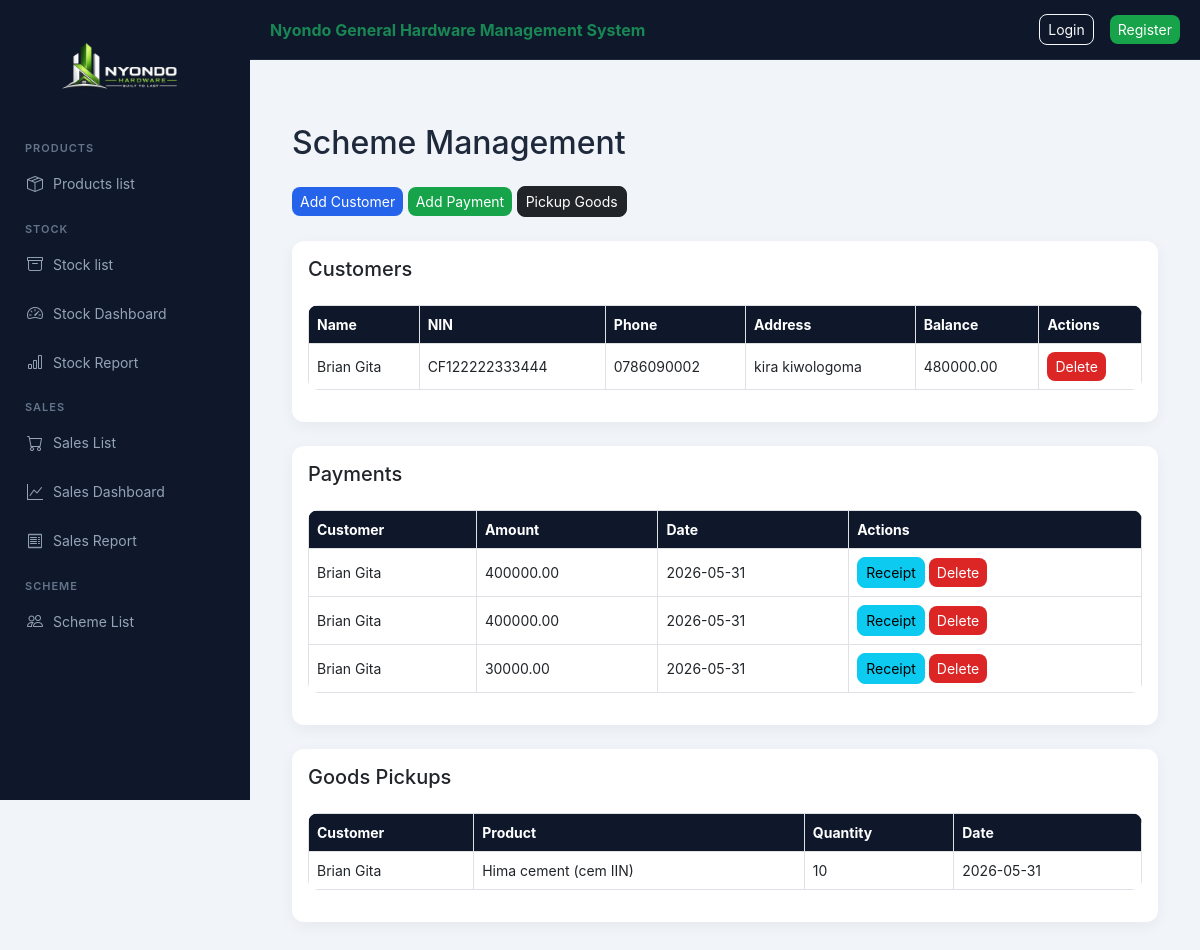
The page /nyondo/scheme/ on the database its author committed.
### nyondo_app/models.py (models this page shows, shortened)
class SchemeCustomer(models.Model):
    full_name = models.CharField(max_length=150)
    nin_number = models.CharField(max_length=30, unique=True)
    phone_number = models.CharField(max_length=20)
    address = models.TextField()
    occupation = models.CharField(max_length=100, default="Salary Earner")
    employer_name = models.CharField(max_length=150, blank=True)
    date_registered = models.DateTimeField(auto_now_add=True)
    def total_deposits(self):
        return self.schemepayment_set.aggregate(
            total=Sum("amount_paid")
        )["total"] or Decimal("0.00")
    def total_goods_taken(self):
        total = Decimal("0.00")
        for pickup in self.schemegoodspickup_set.select_related("linked_sale"):
            if pickup.linked_sale:
                total += pickup.linked_sale.total_price
        return total
    def available_balance(self):
        return self.total_deposits() - self.total_goods_taken()

class SchemeGoodsPickup(models.Model):
    customer = models.ForeignKey(SchemeCustomer, on_delete=models.CASCADE)
    product = models.ForeignKey(Product, on_delete=models.CASCADE)
    quantity_taken = models.PositiveIntegerField()
    linked_sale = models.ForeignKey(
        Sales,
        on_delete=models.SET_NULL,
        null=True,
        blank=True
    )
    pickup_date = models.DateTimeField(auto_now_add=True)

class Sales(models.Model):
    CUSTOMER_TYPES = [
        ("retail", "Retail"),
        ("wholesale", "Wholesale"),
    ]
    customer_name = models.CharField(max_length=150)
    customer_type = models.CharField(max_length=20, choices=CUSTOMER_TYPES)
    product = models.ForeignKey(Product, on_delete=models.CASCADE)
    quantity = models.PositiveIntegerField()
    total_price = models.DecimalField(max_digits=12, decimal_places=2, default=0)
    transport_required = models.BooleanField(default=False)
    distance_km = models.DecimalField(max_digits=6, decimal_places=2, default=0)
    transport_fee = models.DecimalField(max_digits=12, decimal_places=2, default=0)
    sale_date = models.DateTimeField(auto_now_add=True)

class SchemePayment(models.Model):
    customer = models.ForeignKey(SchemeCustomer, on_delete=models.CASCADE)
    amount_paid = models.DecimalField(max_digits=12, decimal_places=2)
    payment_date = models.DateTimeField(auto_now_add=True)
    notes = models.TextField(blank=True)

class Product(models.Model):
    CATEGORY_CHOICES = [
        ("cement", "Cement"),
        ("iron_bar", "Iron Bar"),
        ("iron_sheets", "Iron Sheets"),
        ("others", "Others"),
        ("nails", "Nails"),
        ("paint", "Paint"),
    ]
    category_name = models.CharField(max_length=20, choices=CATEGORY_CHOICES)
    product_name = models.CharField(max_length=100)
    unit_cost = models.DecimalField(max_digits=12, decimal_places=2, default=0)
    unit_price = models.DecimalField(max_digits=12, decimal_places=2, default=0)
    description = models.TextField(blank=True)

### nyondo_app/views.py (the view)
# urls.py: path("scheme/", views.scheme_list, name="scheme_list"),
def scheme_list(request):
    return render(request, "scheme_list.html", {
        "customers": SchemeCustomer.objects.all(),
        "payments": SchemePayment.objects.select_related("customer"),
        "pickups": SchemeGoodsPickup.objects.select_related("customer", "product"),
        "products": Product.objects.all()
    })

### nyondo_app/templates/scheme_list.html
{% extends "base.html" %}
{% block content %}
<h2 class="mb-4">Scheme Management</h2>
<div class="mb-4">
    <a href="{% url 'add_scheme_customer' %}" class="btn btn-primary btn-sm">
        Add Customer
    </a>
    <a href="{% url 'add_scheme_payment' %}" class="btn btn-success btn-sm">
        Add Payment
    </a>
    <a href="{% url 'add_scheme_pickup' %}" class="btn btn-dark btn-sm">
        Pickup Goods
    </a>
</div>
<div class="card p-3 mb-4">
    <h5>Customers</h5>
    <table class="table table-hover table-bordered mt-3">
        <thead class="table-light">
            <tr>
                <th>Name</th>
                <th>NIN</th>
                <th>Phone</th>
                <th>Address</th>
                <th>Balance</th>
                <th>Actions</th>
            </tr>
        </thead>
        <tbody>
            {% for c in customers %}
            <tr>
                <td>{{ c.full_name }}</td>
                <td>{{ c.nin_number }}</td>
                <td>{{ c.phone_number }}</td>
                <td>{{ c.address }}</td>
                <td>{{ c.available_balance|floatformat:2 }}</td>
                <td>
                    <a href="{% url 'delete_scheme_customer' c.id %}" class="btn btn-danger btn-sm">
                        Delete
                    </a>
                </td>
            </tr>
            {% empty %}
            <tr>
                <td colspan="6" class="text-center text-muted">
                    No customers found
                </td>
            </tr>
            {% endfor %}
        </tbody>
    </table>
</div>
<div class="card p-3 mb-4">
    <h5>Payments</h5>
    <table class="table table-hover table-bordered mt-3">
        <thead class="table-light">
            <tr>
                <th>Customer</th>
                <th>Amount</th>
                <th>Date</th>
                <th>Actions</th>
            </tr>
        </thead>
        <tbody>
            {% for p in payments %}
            <tr>
                <td>{{ p.customer.full_name }}</td>
                <td>{{ p.amount_paid|floatformat:2 }}</td>
                <td>{{ p.payment_date|date:"Y-m-d" }}</td>
                <td>
                    <a href="{% url 'scheme_payment_receipt' p.id %}" class="btn btn-info btn-sm">
                        Receipt
                    </a>
                    <a href="{% url 'delete_scheme_payment' p.id %}" class="btn btn-danger btn-sm">
                        Delete
                    </a>
                </td>
            </tr>
            {% empty %}
            <tr>
                <td colspan="4" class="text-center text-muted">
                    No payments recorded
                </td>
            </tr>
            {% endfor %}
        </tbody>
    </table>
</div>
<div class="card p-3 mb-4">
    <h5>Goods Pickups</h5>
    <table class="table table-hover table-bordered mt-3">
        <thead class="table-light">
            <tr>
                <th>Customer</th>
                <th>Product</th>
                <th>Quantity</th>
                <th>Date</th>
            </tr>
        </thead>
        <tbody>
            {% for g in pickups %}
            <tr>
                <td>{{ g.customer.full_name }}</td>
                <td>{{ g.product.product_name }}</td>
                <td>{{ g.quantity_taken }}</td>
                <td>{{ g.pickup_date|date:"Y-m-d" }}</td>
            </tr>
            {% empty %}
            <tr>
                <td colspan="4" class="text-center text-muted">
                    No pickups recorded
                </td>
            </tr>
            {% endfor %}
        </tbody>
    </table>
</div>
{% endblock %}

### static/css/style.css (style rules this page uses)
:root { --primary: #2563eb; --success: #16a34a; --dark: #0f172a; --dark-light: #1e293b; --warning: #f59e0b; --bg: #f1f5f9; --text: #1e293b; }
* { margin: 0; padding: 0; box-sizing: border-box; }
body { font-family: "Inter", "Segoe UI", sans-serif; background: var(--bg); color: var(--text); }
a { text-decoration: none; }
.card { border: none; border-radius: 12px; background: white; padding: 20px; box-shadow: 0 4px 15px rgba(0,0,0,0.05); }
.table { background: white; border-radius: 10px; overflow: hidden; }
.table th { background: var(--dark); color: white; font-size: 14px; }
.table td { font-size: 14px; vertical-align: middle; }
.btn { border-radius: 8px; font-size: 14px; }
.btn-primary { background: var(--primary); border: none; }
.btn-success { background: var(--success); border: none; }
.btn-danger { background: #dc2626; border: none; }

### rows shown on the page
SchemeCustomer: full_name "Brian Gita", nin_number "CF122222333444", phone_number "0786090002", address "kira kiwologoma", available_balance "480000.00"
SchemePayment: customer.full_name "Brian Gita", amount_paid "400000.00", payment_date "2026-05-31"
SchemePayment: customer.full_name "Brian Gita", amount_paid "400000.00", payment_date "2026-05-31"
SchemePayment: customer.full_name "Brian Gita", amount_paid "30000.00", payment_date "2026-05-31"
SchemeGoodsPickup: customer.full_name "Brian Gita", product.product_name "Hima cement (cem IIN)", quantity_taken "10", pickup_date "2026-05-31"
